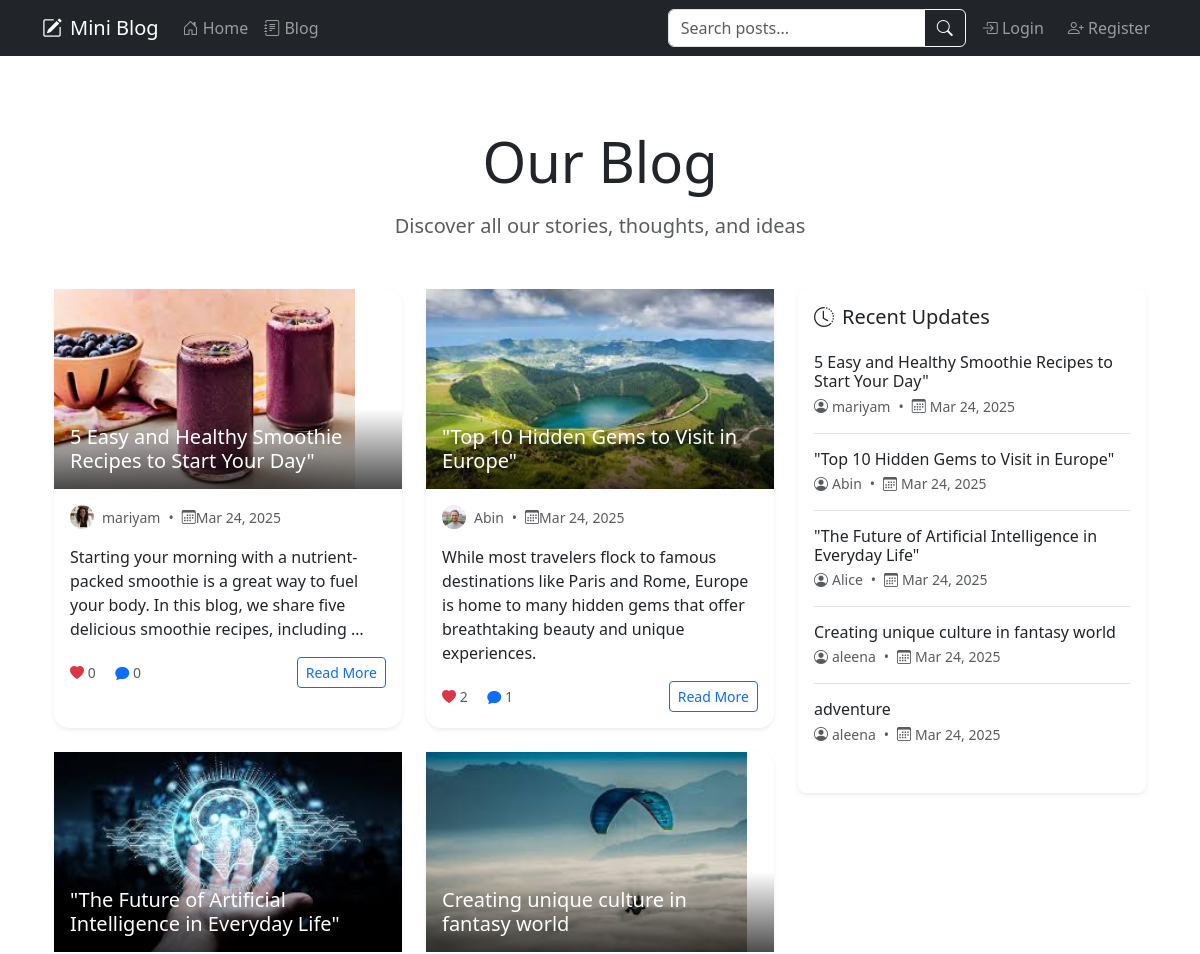
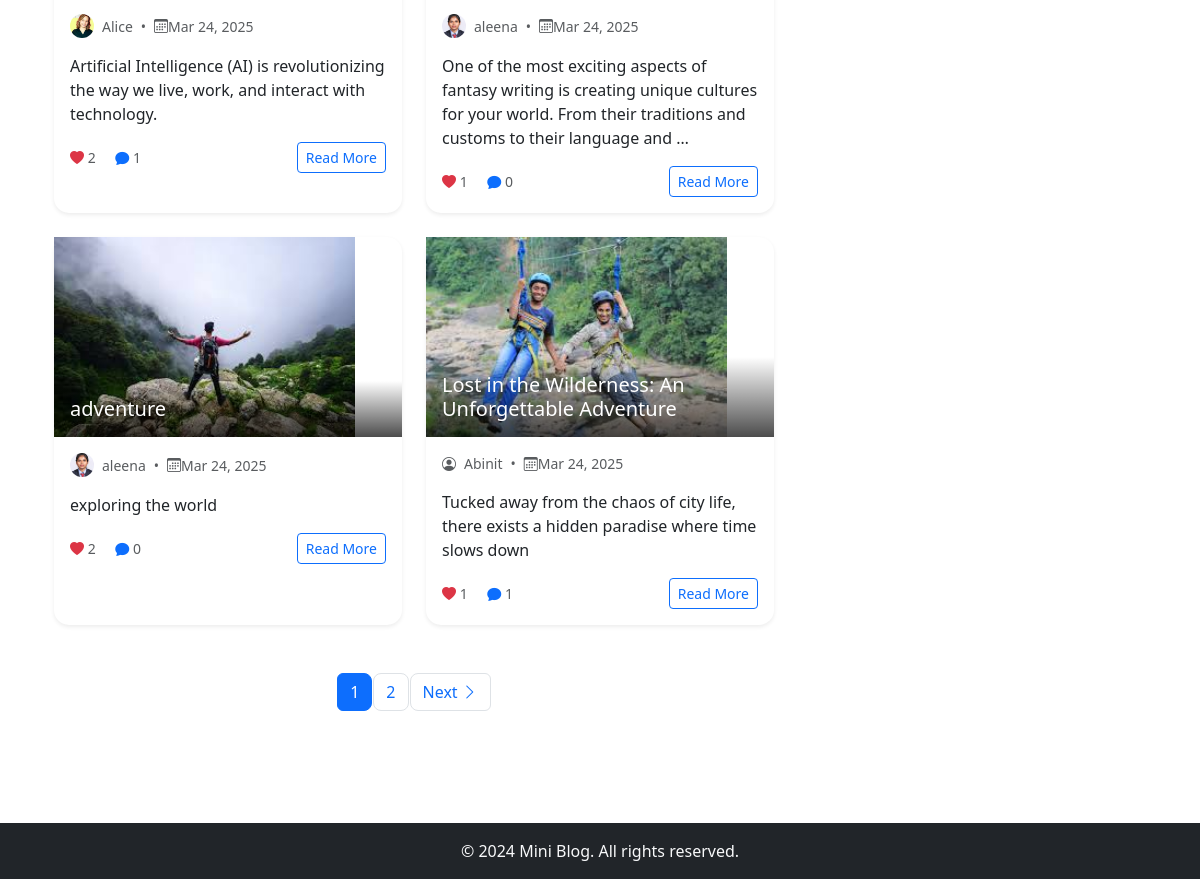
Screenshot of /blog/ with the database file from the repository (2 pictures, top to bottom).
### blog/models.py (models this page shows, shortened)
class Post(models.Model):
    title = models.CharField(max_length=200)
    slug = models.SlugField(unique=True, blank=True)
    content = RichTextField()
    author = models.ForeignKey(User, on_delete=models.CASCADE)
    created_date = models.DateTimeField(auto_now_add=True)
    updated_date = models.DateTimeField(auto_now=True)
    image = models.ImageField(upload_to='blog_images/', blank=True, null=True)
    tags = TaggableManager()
    likes = models.ManyToManyField(User, related_name='blog_posts')
    total_likes = models.IntegerField(default=0)
    def total_likes(self):
        return self.likes.count()
    class Meta:
        ordering = ['-created_date']

class UserProfile(models.Model):
    user = models.OneToOneField(User, on_delete=models.CASCADE)
    bio = models.TextField(max_length=500, blank=True)
    profile_pic = models.ImageField(upload_to='profile_pics', default='default.jpg')

### blog/views.py (the view)
# urls.py: path('blog/', views.BlogListView.as_view(), name='blog'),
class BlogListView(ListView):
    model = Post
    template_name = 'blog/blog_list.html'
    context_object_name = 'posts'
    paginate_by = 6
    ordering = ['-created_date']
    def get_context_data(self, **kwargs):
        context = super().get_context_data(**kwargs)
        context['recent_posts'] = Post.objects.order_by('-created_date')[:5]
        return context

### blog/templates/blog/blog_list.html (shortened to what this page needs)
{% extends 'blog/base.html' %}
{% load static %}
{% block content %}
<div class="container py-5">
    <div class="text-center mb-5">
        <h1 class="display-4 mb-3">Our Blog</h1>
        <p class="lead text-muted">Discover all our stories, thoughts, and ideas</p>
    </div>
    <div class="row">
        <div class="col-lg-8">
            {% if posts %}
                <div class="row row-cols-1 row-cols-md-2 g-4">
                    {% for post in posts %}
                    <div class="col">
                        <article class="card h-100 border-0 shadow-sm hover-card">
                            {% if post.image %}
                            <div class="card-img-top position-relative">
                                <img src="{{ post.image.url }}" alt="{{ post.title }}" class="img-fluid" style="height: 200px; object-fit: cover;">
                                <div class="position-absolute bottom-0 start-0 p-3 w-100" style="background: linear-gradient(transparent, rgba(0,0,0,0.7));">
                                    <h5 class="card-title mb-0">
                                        <a href="{% url 'post_detail' post.slug %}" class="text-white text-decoration-none">{{ post.title }}</a>
                                    </h5>
                                </div>
                            </div>
                            {% else %}
                            <div class="card-body">
                                <h5 class="card-title">
                                    <a href="{% url 'post_detail' post.slug %}" class="text-decoration-none text-dark">{{ post.title }}</a>
                                </h5>
                            {% endif %}
                                <div class="card-body">
                                    <div class="mb-3 text-muted small">
                                        <div class="d-flex align-items-center">
                                            {% if post.author.userprofile.profile_pic %}
                                                <img src="{{ post.author.userprofile.profile_pic.url }}" class="rounded-circle me-2" width="24" height="24" style="object-fit: cover;">
                                            {% else %}
                                                <i class="bi bi-person-circle me-2"></i>
                                            {% endif %}
                                            {{ post.author }}
                                            <span class="mx-2">•</span>
                                            <i class="bi bi-calendar3"></i> {{ post.created_date|date:"M d, Y" }}
                                        </div>
                                    </div>
                                    <p class="card-text">{{ post.content|safe|truncatewords:25 }}</p>
                                    <div class="d-flex justify-content-between align-items-center">
                                        <div class="stats small text-muted">
                                            <span><i class="bi bi-heart-fill text-danger"></i> {{ post.total_likes }}</span>
                                            <span class="ms-3"><i class="bi bi-chat-fill text-primary"></i> {{ post.comments.count }}</span>
                                        </div>
                                        <a href="{% url 'post_detail' post.slug %}" class="btn btn-sm btn-outline-primary">Read More</a>
                                    </div>
                                </div>
                        </article>
                    </div>
                    {% endfor %}
                </div>
                {% if is_paginated %}
                <nav class="mt-5" aria-label="Page navigation">
                    <ul class="pagination justify-content-center">
                        {% for num in page_obj.paginator.page_range %}
                        <li class="page-item {% if page_obj.number == num %}active{% endif %}">
                            <a class="page-link" href="?page={{ num }}">{{ num }}</a>
                        </li>
                        {% endfor %}
                        {% if page_obj.has_next %}
                        <li class="page-item">
                            <a class="page-link" href="?page={{ page_obj.next_page_number }}">
                                Next <i class="bi bi-chevron-right"></i>
                            </a>
                        </li>
                        {% endif %}
                    </ul>
                </nav>
                {% endif %}
            {% else %}
                <div class="text-center py-5">
                    <i class="bi bi-journal-text display-1 text-muted mb-3"></i>
                    <h3>No Posts Available</h3>
                    <p class="text-muted">Check back later for new content!</p>
                </div>
            {% endif %}
        </div>
        <div class="col-lg-4">
            <div class="position-sticky" style="top: 2rem;">
                <div class="card border-0 shadow-sm rounded-3">
                    <div class="card-body">
                        <h5 class="card-title d-flex align-items-center mb-4">
                            <i class="bi bi-clock-history me-2"></i>
                            Recent Updates
                        </h5>
                        {% for post in recent_posts %}
                        <div class="recent-post mb-3 pb-3 {% if not forloop.last %}border-bottom{% endif %}">
                            <a href="{% url 'post_detail' post.slug %}" class="text-decoration-none">
                                <h6 class="mb-1 text-dark hover-title">{{ post.title }}</h6>
                            </a>
                            <div class="d-flex align-items-center text-muted small">
                                <i class="bi bi-person-circle me-1"></i>
                                <span>{{ post.author }}</span>
                                <span class="mx-2">•</span>
                                <i class="bi bi-calendar3 me-1"></i>
                                <span>{{ post.created_date|date:"M d, Y" }}</span>
                            </div>
                        </div>
                        {% empty %}
                        <p class="text-muted">No recent posts</p>
                        {% endfor %}
                    </div>
                </div>
            </div>
        </div>
    </div>
</div>
{% endblock %}

### blog/templates/blog/base.html (shortened to what this page needs)
<!DOCTYPE html>
<html lang="en">
<head>
    <link href="https://cdn.jsdelivr.net/npm/bootstrap@5.3.0/dist/css/bootstrap.min.css" rel="stylesheet">
    <link rel="stylesheet" href="https://cdn.jsdelivr.net/npm/bootstrap-icons@1.7.2/font/bootstrap-icons.css">
</head>
<body>
    <nav class="navbar navbar-expand-lg navbar-dark bg-dark mb-4">
        <div class="container">
            <a class="navbar-brand d-flex align-items-center" href="{% url 'home' %}">
                <i class="bi bi-pencil-square me-2"></i>
                Mini Blog
            </a>
            <div class="collapse navbar-collapse" id="navbarNav">
                <ul class="navbar-nav me-auto">
                    <li class="nav-item">
                        <a class="nav-link" href="{% url 'home' %}">
                            <i class="bi bi-house-door"></i> Home
                        </a>
                    </li>
                    <li class="nav-item">
                        <a class="nav-link" href="{% url 'blog' %}">
                            <i class="bi bi-journal-text"></i> Blog
                        </a>
                    </li>
                </ul>
                <form class="d-flex me-2" action="{% url 'post_search' %}" method="get">
                    <div class="input-group">
                        <input class="form-control" type="search" name="q" placeholder="Search posts..." aria-label="Search">
                        <button class="btn btn-outline-light" type="submit">
                            <i class="bi bi-search"></i>
                        </button>
                    </div>
                </form>
                <ul class="navbar-nav">
                    {% if user.is_authenticated %}
                    <li class="nav-item dropdown">
                        <a class="nav-link dropdown-toggle" href="#" id="userDropdown" role="button" data-bs-toggle="dropdown">
                            <i class="bi bi-person-circle"></i> {{ user.username }}
                        </a>
                        <ul class="dropdown-menu dropdown-menu-end">
                            <li><a class="dropdown-item" href="{% url 'profile' %}"><i class="bi bi-person"></i> Profile</a></li>
                            {% if user.is_staff %}
                            <li><a class="dropdown-item" href="/admin/"><i class="bi bi-gear"></i> Admin</a></li>
                            {% endif %}
                            <li><hr class="dropdown-divider"></li>
                            <li>
                                <form method="post" action="{% url 'home' %}" class="dropdown-item p-0">
                                    {% csrf_token %}
                                    <input type="hidden" name="logout" value="1">
                                    <button type="submit" class="dropdown-item">
                                        <i class="bi bi-box-arrow-right"></i> Logout
                                    </button>
                                </form>
                            </li>
                        </ul>
                    </li>
                    {% else %}
                    <li class="nav-item">
                        <a class="nav-link" href="{% url 'login' %}">
                            <i class="bi bi-box-arrow-in-right"></i> Login
                        </a>
                    </li>
                    <li class="nav-item">
                        <a class="nav-link btn btn-primary ms-2" href="{% url 'register' %}">
                            <i class="bi bi-person-plus"></i> Register
                        </a>
                    </li>
                    {% endif %}
                </ul>
            </div>
        </div>
    </nav>
    <div class="container">
        {% block content %}
        {% endblock %}
    </div>
    <footer class="bg-dark text-light mt-5 py-3">
        <div class="container text-center">
            <p class="mb-0">&copy; 2024 Mini Blog. All rights reserved.</p>
        </div>
    </footer>
</body>
</html>

### blog/templates/blog/blog_list.html (style rules this page uses)
.hover-card { transition: transform 0.3s ease; }
.card { border-radius: 15px; }
.page-link { border-radius: 8px; margin: 0 2px; }

### rows the page displays
Post: image (picture), title "5 Easy and Healthy Smoothie Recipes to Start Your Day\"", author.userprofile.profile_pic (picture), author "mariyam", created_date "Mar 24, 2025", content "Starting your morning with a nutrient-packed smoothie is a great way to fuel your body. In this blog, we share five delicious smoothie recipes, including …", total_likes "0", comments.count "0"
Post: image (picture), title "\"Top 10 Hidden Gems to Visit in Europe\"", author.userprofile.profile_pic (picture), author "Abin", created_date "Mar 24, 2025", content "While most travelers flock to famous destinations like Paris and Rome, Europe is home to many hidden gems that offer breathtaking beauty and unique experiences.", total_likes "2", comments.count "1"
Post: image (picture), title "\"The Future of Artificial Intelligence in Everyday Life\"", author.userprofile.profile_pic (picture), author "Alice", created_date "Mar 24, 2025", content "Artificial Intelligence (AI) is revolutionizing the way we live, work, and interact with technology.", total_likes "2", comments.count "1"
Post: image (picture), title "Creating unique culture in fantasy world", author.userprofile.profile_pic (picture), author "aleena", created_date "Mar 24, 2025", content "One of the most exciting aspects of fantasy writing is creating unique cultures for your world. From their traditions and customs to their language and …", total_likes "1", comments.count "0"
Post: image (picture), title "adventure", author.userprofile.profile_pic (picture), author "aleena", created_date "Mar 24, 2025", content "exploring the world", total_likes "2", comments.count "0"
Post: image (picture), title "Lost in the Wilderness: An Unforgettable Adventure", author "Abinit", created_date "Mar 24, 2025", content "Tucked away from the chaos of city life, there exists a hidden paradise where time slows down", total_likes "1", comments.count "1"

### other values shown
{{ num }} "1" "2"
